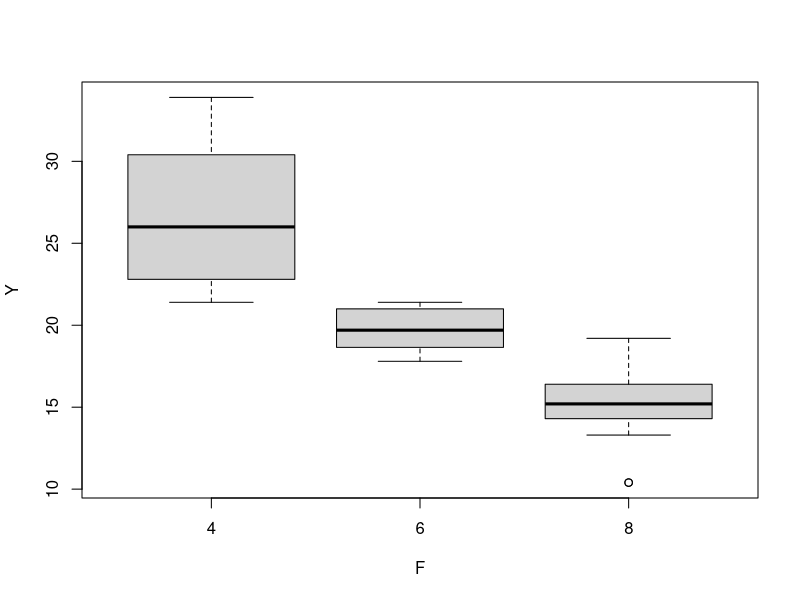

Here is the R script that generated this plot:
data("mtcars")
head(mtcars)

#ANOVA with 1 factor
Y=mtcars$mpg
F=as.factor(mtcars$cyl)
boxplot(Y~F)
L=lm(Y~F)
anova(L)

#ANOVA with 2 factors
F1=F
F2=as.factor(mtcars$gear) #second factor
R=mtcars$gear  #if we do not transform into a factor

L2c=lm(Y~F1+F2+F1*F2)  #the complite model with the cross effect
L2a=lm(Y~F1+F2)  #just the additive model

anova(L2c) #the classical output.
#this time, 4 rows. But we can just at first use the one
#associated to the cross-effect
#here a big p-value so we accept the additive model instead
#of the complete one
#to see if there is an influence of F1 or F2, we have now
#to work into the additive model L2a

anova(L2a)
#since we have a big p-value on the line L2, it means
#that F1 factor as an influence
#for this reason, we can look at the line for F2
#as a small p-value, no influence
#and so we just perform now a simple ANOVA with factor F1


Lancova=lm(Y~F1+R+F1*R) #mixture between a factor and a 
#numeric explanatory variables : ANalysis Of COvariance
